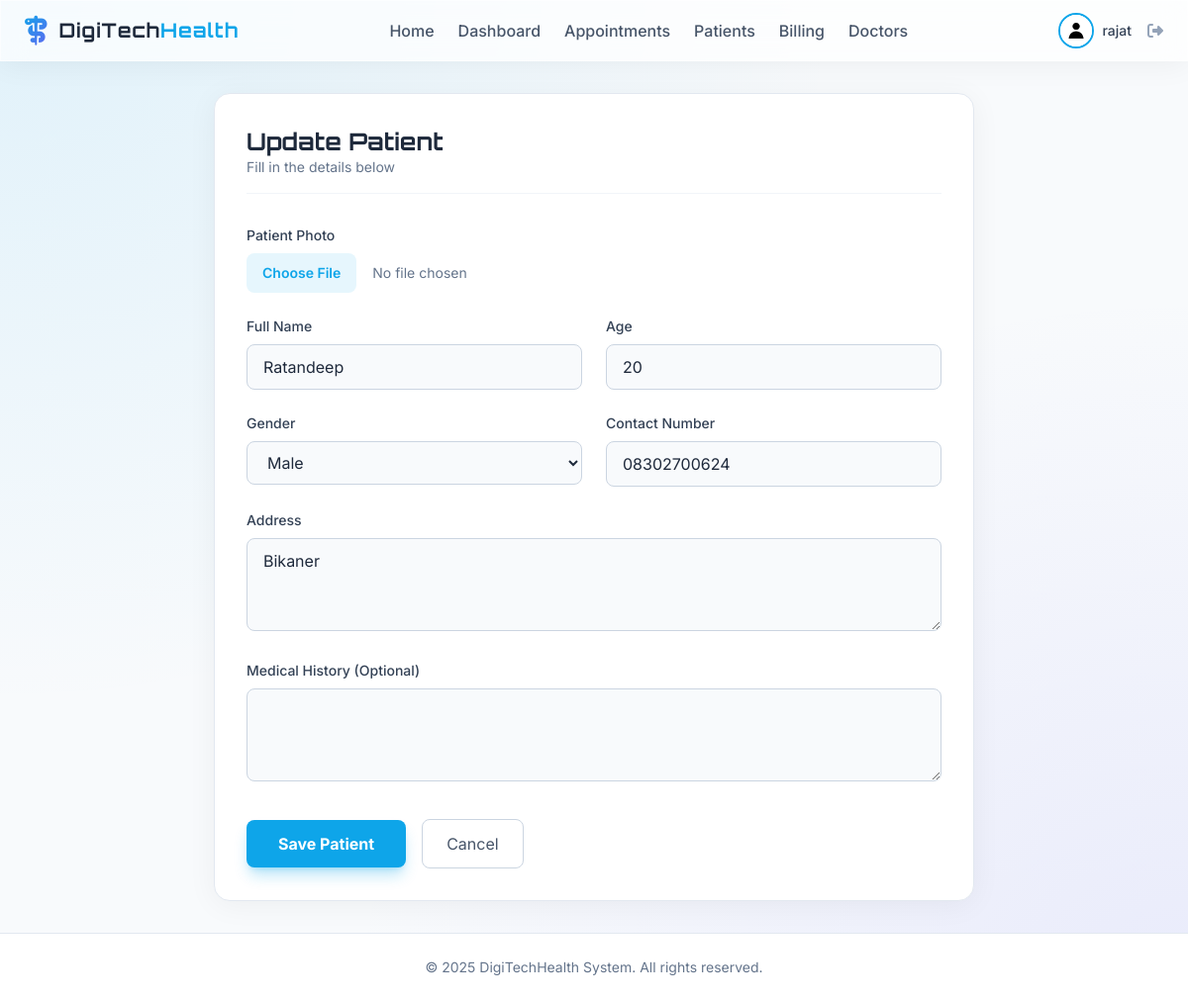
Page /patient/1/update (signed in) on the committed database.
### app/models.py (models this page shows, shortened)
class User(db.Model, UserMixin):
    id = db.Column(db.Integer, primary_key=True)
    username = db.Column(db.String(20), unique=True, nullable=False)
    email = db.Column(db.String(120), unique=True, nullable=False)
    image_file = db.Column(db.String(20), nullable=False, default='default.jpg')
    password_hash = db.Column(db.String(128))
    role = db.Column(db.String(20), nullable=False, default='patient')

class Patient(db.Model):
    id = db.Column(db.Integer, primary_key=True)
    name = db.Column(db.String(100), nullable=False)
    age = db.Column(db.Integer, nullable=False)
    gender = db.Column(db.String(10), nullable=False)
    contact = db.Column(db.String(15), nullable=False)
    address = db.Column(db.Text, nullable=False)
    medical_history = db.Column(db.Text, nullable=True)
    image_file = db.Column(db.String(20), nullable=False, default='default.jpg')
    date_created = db.Column(db.DateTime, nullable=False, default=db.func.current_timestamp())

### app/patient/routes.py (the view)
@patient.route("/patient/<int:patient_id>/update", methods=['GET', 'POST'])
@login_required
def update_patient(patient_id):
    patient = Patient.query.get_or_404(patient_id)
    form = PatientForm()
    if form.validate_on_submit():
        if form.picture.data:
            picture_file = save_picture(form.picture.data)
            patient.image_file = picture_file
        patient.name = form.name.data
        patient.age = form.age.data
        patient.gender = form.gender.data
        patient.contact = form.contact.data
        patient.address = form.address.data
        patient.medical_history = form.medical_history.data
        db.session.commit()
        flash('Patient details have been updated!', 'success')
        return redirect(url_for('patient.list_patients'))
    elif request.method == 'GET':
        form.name.data = patient.name
        form.age.data = patient.age
        form.gender.data = patient.gender
        form.contact.data = patient.contact
        form.address.data = patient.address
        form.medical_history.data = patient.medical_history
    return render_template('patient/add.html', title='Update Patient', form=form, legend='Update Patient')

### app/patient/forms.py
class PatientForm(FlaskForm):
    name = StringField('Full Name', validators=[DataRequired(), Length(min=2, max=100)])
    picture = FileField('Patient Photo', validators=[FileAllowed(['jpg', 'png'])])
    age = IntegerField('Age', validators=[DataRequired(), NumberRange(min=0, max=150)])
    gender = SelectField('Gender', choices=[('Male', 'Male'), ('Female', 'Female'), ('Other', 'Other')])
    contact = StringField('Contact Number', validators=[DataRequired(), Length(min=10, max=15)])
    address = TextAreaField('Address', validators=[DataRequired()])
    medical_history = TextAreaField('Medical History (Optional)')
    submit = SubmitField('Save Patient')

### app/models.py (called while the page is built)
@login_manager.user_loader
def load_user(user_id):
    return User.query.get(int(user_id))

### app/templates/patient/add.html (shortened to what this page needs)
{% extends "base.html" %}
{% block content %}
<div class="flex justify-center">
    <div class="w-full max-w-3xl glass rounded-2xl p-8 border border-slate-200 bg-white">
        <div class="mb-8 border-b border-slate-100 pb-4">
            <h2 class="text-2xl font-display font-bold text-slate-800">{{ legend }}</h2>
            <p class="text-slate-500 text-sm">Fill in the details below</p>
        </div>
        <form method="POST" action="" enctype="multipart/form-data">
            <div class="mb-6">
                {{ form.picture.label(class="block text-sm font-medium text-slate-700 mb-2") }}
                {{ form.picture(class="block w-full text-sm text-slate-500
                file:mr-4 file:py-2.5 file:px-4
                file:rounded-lg file:border-0
                file:text-sm file:font-semibold
                file:bg-primary/10 file:text-primary
                hover:file:bg-primary/20
                transition-colors cursor-pointer") }}
            </div>
            <div class="grid grid-cols-1 md:grid-cols-2 gap-6 mb-6">
                <div>
                    {{ form.name.label(class="block text-sm font-medium text-slate-700 mb-2") }}
                    {% if form.name.errors %}
                    {{ form.name(class="w-full bg-slate-50 border border-red-500 rounded-lg px-4 py-2.5 text-slate-800
                    focus:outline-none focus:ring-2 focus:ring-red-500") }}
                    {% else %}
                    {{ form.name(class="w-full bg-slate-50 border border-slate-300 rounded-lg px-4 py-2.5 text-slate-800
                    focus:outline-none focus:ring-2 focus:ring-primary") }}
                    {% endif %}
                </div>
                <div>
                    {{ form.age.label(class="block text-sm font-medium text-slate-700 mb-2") }}
                    {{ form.age(class="w-full bg-slate-50 border border-slate-300 rounded-lg px-4 py-2.5 text-slate-800
                    focus:outline-none focus:ring-2 focus:ring-primary") }}
                </div>
            </div>
            <div class="grid grid-cols-1 md:grid-cols-2 gap-6 mb-6">
                <div>
                    {{ form.gender.label(class="block text-sm font-medium text-slate-700 mb-2") }}
                    {{ form.gender(class="w-full bg-slate-50 border border-slate-300 rounded-lg px-4 py-2.5
                    text-slate-800 focus:outline-none focus:ring-2 focus:ring-primary") }}
                </div>
                <div>
                    {{ form.contact.label(class="block text-sm font-medium text-slate-700 mb-2") }}
                    {{ form.contact(class="w-full bg-slate-50 border border-slate-300 rounded-lg px-4 py-2.5
                    text-slate-800 focus:outline-none focus:ring-2 focus:ring-primary") }}
                </div>
            </div>
            <div class="mb-6">
                {{ form.address.label(class="block text-sm font-medium text-slate-700 mb-2") }}
                {{ form.address(class="w-full bg-slate-50 border border-slate-300 rounded-lg px-4 py-2.5 text-slate-800
                focus:outline-none focus:ring-2 focus:ring-primary", rows=3) }}
            </div>
            <div class="mb-8">
                {{ form.medical_history.label(class="block text-sm font-medium text-slate-700 mb-2") }}
                {{ form.medical_history(class="w-full bg-slate-50 border border-slate-300 rounded-lg px-4 py-2.5
                text-slate-800 focus:outline-none focus:ring-2 focus:ring-primary", rows=3) }}
            </div>
            <div class="flex items-center space-x-4">
                {{ form.submit(class="px-8 py-3 bg-primary text-white font-bold rounded-lg hover:bg-sky-600
                transition-colors cursor-pointer shadow-lg shadow-primary/30") }}
                <a href="{{ url_for('patient.list_patients') }}"
                    class="px-6 py-3 border border-slate-300 text-slate-600 rounded-lg hover:bg-slate-50 transition-colors">Cancel</a>
            </div>
        </form>
    </div>
</div>
{% endblock %}

### app/templates/base.html (shortened to what this page needs)
<!doctype html>
<html lang="en">
<head>
  <script src="https://cdn.tailwindcss.com"></script>
  <link rel="stylesheet" href="https://cdnjs.cloudflare.com/ajax/libs/font-awesome/6.4.0/css/all.min.css">
  <link rel="stylesheet" href="{{ url_for('static', filename='css/main.css') }}">
</head>
<body class="overflow-x-hidden">
  <div class="min-h-screen flex flex-col">
    {% if current_user.is_authenticated %}
    <nav class="glass sticky top-0 z-50 px-6 py-3 flex justify-between items-center">
      <div class="flex items-center">
        <i class="fa-solid fa-staff-snake text-3xl gradient-text mr-3"></i>
        <a href="{{ url_for('main.home') }}" class="text-xl font-display font-bold text-slate-800 tracking-wider">
          DigiTech<span class="text-primary">Health</span>
        </a>
      </div>
      <div class="hidden lg:flex items-center space-x-6">
        <a href="{{ url_for('main.home') }}"
          class="font-medium text-slate-600 hover:text-primary transition-colors {{ 'text-primary' if request.endpoint == 'main.home' }}">Home</a>
        <a href="{{ url_for('main.dashboard') }}"
          class="font-medium text-slate-600 hover:text-primary transition-colors {{ 'text-primary' if request.endpoint == 'main.dashboard' }}">Dashboard</a>
        <a href="{{ url_for('appointment.list_appointments') }}"
          class="font-medium text-slate-600 hover:text-primary transition-colors {{ 'text-primary' in request.endpoint and 'appointment' in request.endpoint }}">Appointments</a>
        <a href="{{ url_for('patient.list_patients') }}"
          class="font-medium text-slate-600 hover:text-primary transition-colors {{ 'text-primary' in request.endpoint and 'patient' in request.endpoint }}">Patients</a>
        <a href="{{ url_for('billing.list_invoices') }}"
          class="font-medium text-slate-600 hover:text-primary transition-colors {{ 'text-primary' in request.endpoint and 'billing' in request.endpoint }}">Billing</a>
        <a href="{{ url_for('doctor.list_doctors') }}"
          class="font-medium text-slate-600 hover:text-primary transition-colors {{ 'text-primary' in request.endpoint and 'doctor' in request.endpoint }}">Doctors</a>
      </div>
      <div class="flex items-center space-x-4">
        <a href="{{ url_for('main.account') }}" class="flex items-center space-x-2 group">
          <div class="relative">
            <img
              class="h-9 w-9 rounded-full object-cover border-2 border-primary group-hover:border-secondary transition-colors"
              src="{{ url_for('static', filename='profile_pics/' + current_user.image_file) }}"
              alt="{{ current_user.username }}">
          </div>
          <span class="hidden md:block font-medium text-sm text-slate-700 group-hover:text-primary transition-colors">{{
            current_user.username }}</span>
        </a>
        <a href="{{ url_for('auth.logout') }}" class="text-slate-400 hover:text-red-500 transition-colors"
          title="Logout">
          <i class="fa-solid fa-right-from-bracket"></i>
        </a>
      </div>
    </nav>
    {% endif %}
    <main class="flex-1 container mx-auto px-4 py-8">
      <div class="fade-in-up">
        {% block content %}{% endblock %}
      </div>
    </main>
    <footer class="bg-white border-t border-slate-200 py-6 mt-auto">
      <div class="container mx-auto px-4 text-center text-slate-500 text-sm">
        &copy; 2025 DigiTechHealth System. All rights reserved.
      </div>
    </footer>
  </div>
</body>
</html>

### app/static/css/main.css (style rules this page uses)
.glass { background: rgba(255, 255, 255, 0.7); backdrop-filter: blur(12px); -webkit-backdrop-filter: blur(12px); border: 1px solid rgba(255, 255, 255, 0.5); box-shadow: 0 4px 30px rgba(0, 0, 0, 0.05); }
.gradient-text { background: linear-gradient(135deg, #0ea5e9, #6366f1); -webkit-background-clip: text; background-clip: text; color: transparent; }

### app/templates/base.html (style rules this page uses)
body { background-color: #f8fafc; background-image: radial-gradient(at 0% 0%, rgba(14, 165, 233, 0.1) 0, transparent 50%), radial-gradient(at 100% 100%, rgba(99, 102, 241, 0.1) 0, transparent 50%); color: #1e293b; font-family: 'Inter', sans-serif; min-height: 100vh; }

### rows in the picture
User: image_file (placeholder picture), username "rajat"
Patient: name "Ratandeep", age "20", gender "Male", contact "08302700624", address "Bikaner"

### other values in the picture
{{ legend }} "Update Patient"
